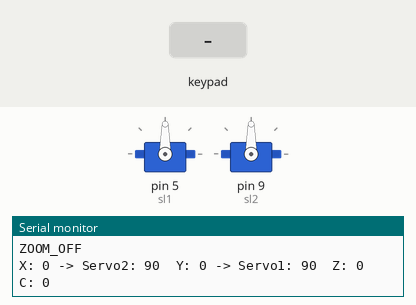
This sketch was run on a simulated Arduino Uno, built with avr-gcc and run on an emulated ATmega328P. Parts: 2 × servo, the last lines printed to the serial monitor. The inputs (shaded band) are chosen by the test bench.

Above: at 1.2 s.
1.3 s: key 'U' pressed
At 1.57 s:
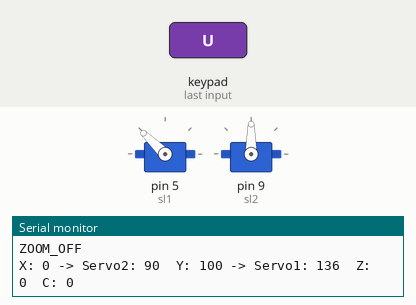
3.2 s: key 'D' pressed
At 3.49 s:
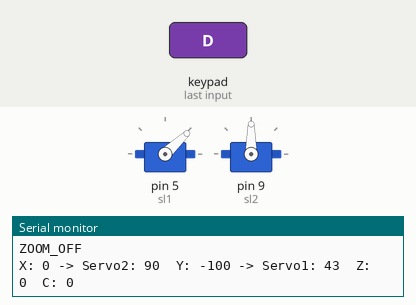
5.2 s: key 'L' pressed
At 5.48 s:
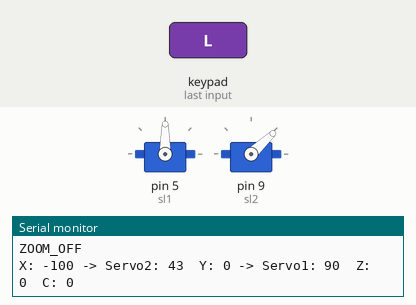
7.2 s: key 'R' pressed
At 7.46 s:
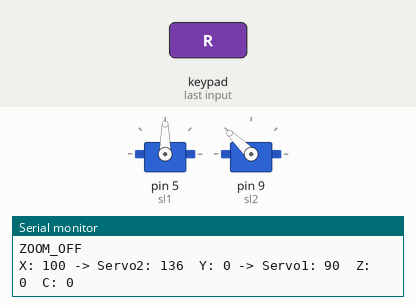
Timing chart, 0 to 10.1 s (numbered marks = the images above; inputs shaded):
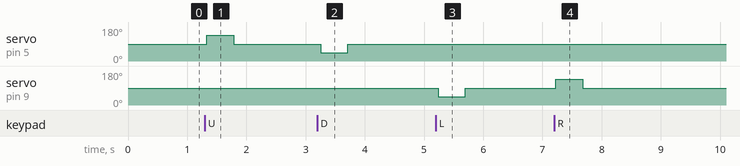

Measured:
- after the input at 1.3 s, servo on pin 5 (sl1): 90° → 136° at once, → 90° 0.45 s later
- after the input at 3.2 s, servo on pin 5 (sl1): 90° → 43° after 0.06 s, → 90° 0.45 s later
- after the input at 5.2 s, servo on pin 9 (sl2): 90° → 43° at once, → 90° 0.45 s later
- after the input at 7.2 s, servo on pin 9 (sl2): 90° → 136° at once, → 90° 0.45 s later

The sketch:

bird_gun_servo.ino
```cpp
#include <Wire.h>
#include <Nunchuk.h>
#include <Servo.h>

Servo sl1;
Servo sl2;

// Deadzone size (adjust until servos reliably stop when joystick is centered)
const int DEADZONE = 10;

void setup() {
  sl1.attach(5);   // Servo 1 pin
  sl2.attach(9);   // Servo 2 pin

  Serial.begin(9600);
  Wire.begin();
  nunchuk_init();  // start communication with Nunchuk
}

void loop() {
  if (nunchuk_read()) {
    int joyX = nunchuk_joystickX(); // ~30–220 in practice
    int joyY = nunchuk_joystickY();
    int btnZ = nunchuk_buttonZ();
    int btnC = nunchuk_buttonC();

    // Map joystick range (0–255) to servo command (0–180)
    int servo1Cmd = map(joyY, -128, 128, 30, 150);
    int servo2Cmd = map(joyX, -128, 128, 30, 150);

    // Apply deadzone around 90 (stop position for continuous servos)
    if (abs(servo1Cmd - 90) < DEADZONE) servo1Cmd = 90;
    if (abs(servo2Cmd - 90) < DEADZONE) servo2Cmd = 90;

    // --- Apply zoom sensitivity reduction if C pressed ---
    if (btnC == 1) {
      servo1Cmd = 90 + (servo1Cmd - 90) / 2;  // halve movement
      servo2Cmd = 90 + (servo2Cmd - 90) / 2;
    }

    // Write commands to servos
    sl1.write(servo1Cmd);
    sl2.write(servo2Cmd);

    // If Z button is pressed → tell Python to show "BANG!"
    if (btnZ == 1) {
      Serial.println("BANG");
    }

    // Tell Python when zoom is active
    if (btnC == 1) {
      Serial.println("ZOOM_ON");
    } else {
      Serial.println("ZOOM_OFF");
    }

    // Debug print (optional, can be removed)
    Serial.print("X: "); Serial.print(joyX);
    Serial.print(" -> Servo2: "); Serial.print(servo2Cmd);
    Serial.print("\tY: "); Serial.print(joyY);
    Serial.print(" -> Servo1: "); Serial.print(servo1Cmd);
    Serial.print("\tZ: "); Serial.print(btnZ);
    Serial.print("\tC: "); Serial.println(btnC);
  }

  delay(50); // smoother updates
}
```
